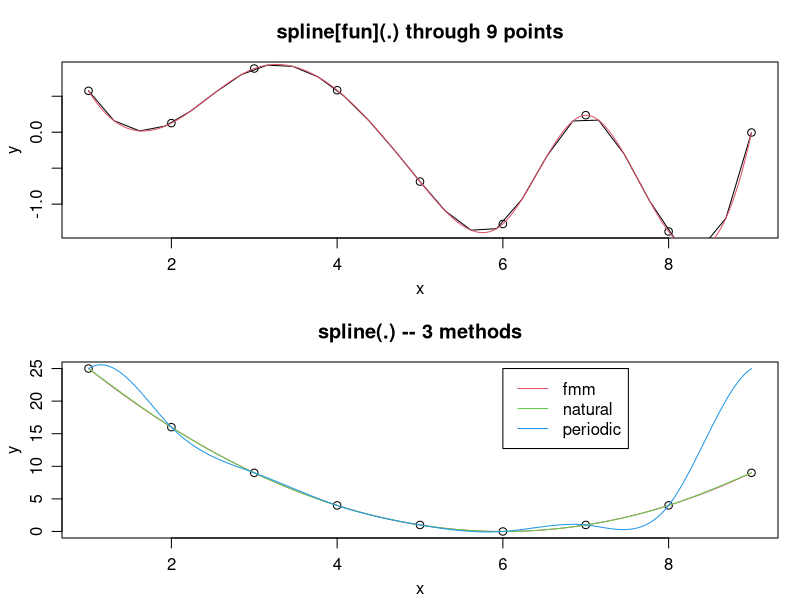
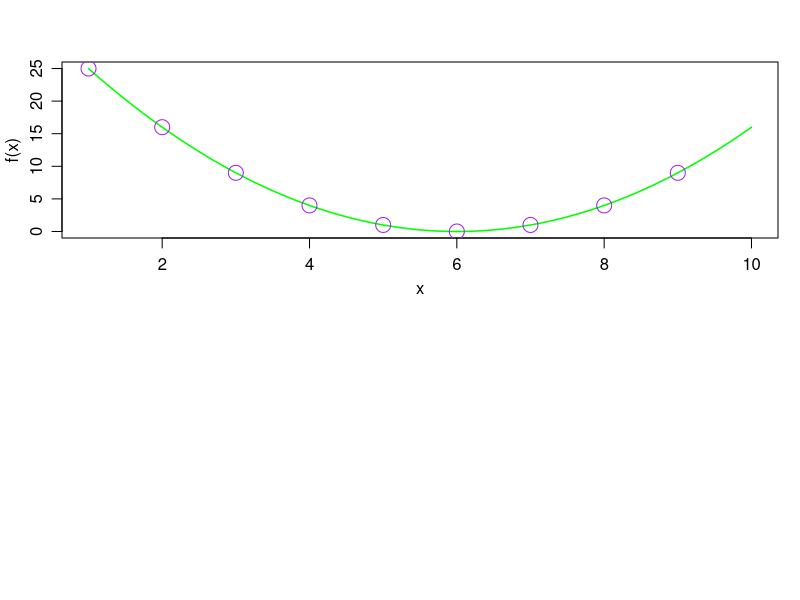
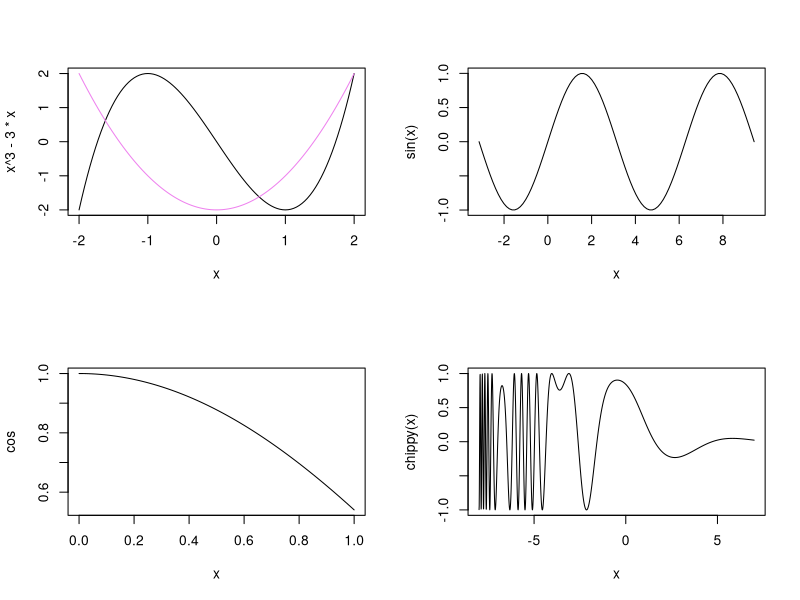
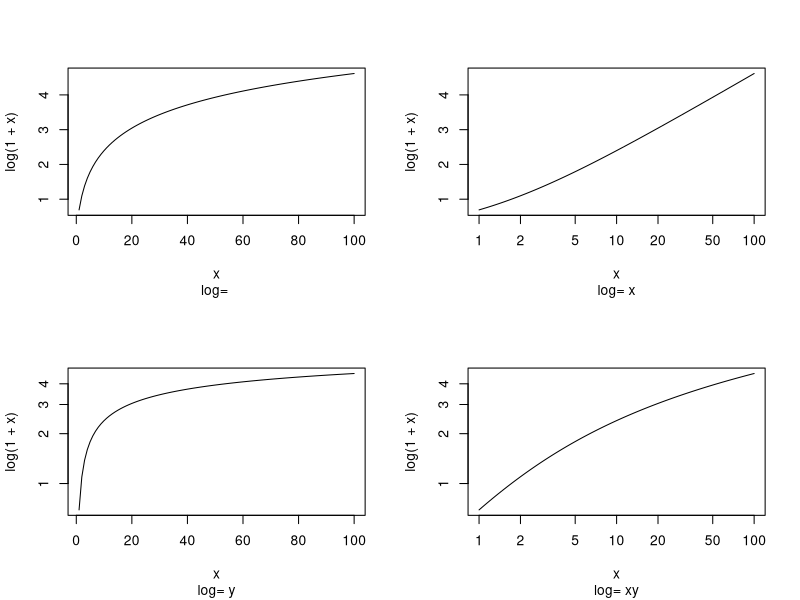

The R source for these figures, in order:
rm(list=ls())

# Test Code ---------------------------------------------------------------


op <- par(mfrow = c(2,1), mgp = c(2,.8,0), mar = .1+c(3,3,3,1))
n <- 9
x <- 1:n
y <- rnorm(n)
plot(x, y, main = paste("spline[fun](.) through",n,"points"))
lines(spline(x, y))
lines(spline(x, y, n = 201), col = 2)

y <- (x-6)^2
plot(x, y, main = "spline(.) -- 3 methods")
lines(spline(x, y, n = 201), col = 2)
lines(spline(x, y, n = 201, method = "natural"), col = 3)
lines(spline(x, y, n = 201, method = "periodic"), col = 4)
legend(6,25, c("fmm","natural","periodic"), col=2:4, lty=1)

f <- splinefun(x, y)
ls(envir = environment(f))
splinecoef <- eval(expression(z), envir = environment(f))
curve(f(x), 1, 10, col = "green", lwd = 1.5)
points(splinecoef, col = "purple", cex = 2)
par(op)


par(mfrow=c(2,2))
curve(x^3-3*x, -2, 2)
curve(x^2-2, add = TRUE, col = "violet")

curve(sin, -pi, 3*pi)
plot(cos)
chippy <- function(x) sin(cos(x)*exp(-x/2))
curve(chippy, -8, 7, n=2001)

for(ll in c("","x","y","xy"))
  curve(log(1+x), 1,100, log=ll, sub=paste("log=",ll))


# References --------------------------------------------------------------


# https://www.math.ucla.edu/~anderson/rw1001/library/base/html/curve.html
# https://www.math.ucla.edu/~anderson/rw1001/library/base/html/splinefun.html
# https://www.math.ucla.edu/~anderson/rw1001/library/base/html/par.html
